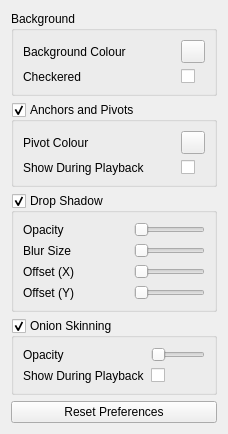
<?xml version="1.0" encoding="UTF-8"?>
<ui version="4.0">
 <class>OptionsWidget</class>
 <widget class="QWidget" name="OptionsWidget">
  <property name="geometry">
   <rect>
    <x>0</x>
    <y>0</y>
    <width>228</width>
    <height>426</height>
   </rect>
  </property>
  <property name="windowTitle">
   <string>Form</string>
  </property>
  <layout class="QVBoxLayout" name="verticalLayout_2">
   <item>
    <widget class="QGroupBox" name="groupBox_6">
     <property name="title">
      <string>Background</string>
     </property>
     <layout class="QGridLayout" name="gridLayout_4">
      <item row="0" column="0">
       <widget class="QLabel" name="label">
        <property name="text">
         <string>Background Colour</string>
        </property>
       </widget>
      </item>
      <item row="0" column="1">
       <widget class="QToolButton" name="toolButton">
        <property name="text">
         <string/>
        </property>
        <property name="icon">
         <iconset resource="../icons.qrc">
          <normaloff>:/icon/icons/gentleface/2x2_grid_icon&amp;16.png</normaloff>:/icon/icons/gentleface/2x2_grid_icon&amp;16.png</iconset>
        </property>
       </widget>
      </item>
      <item row="1" column="0">
       <widget class="QLabel" name="label_2">
        <property name="text">
         <string>Checkered</string>
        </property>
       </widget>
      </item>
      <item row="1" column="1">
       <widget class="QCheckBox" name="checkBox">
        <property name="text">
         <string/>
        </property>
       </widget>
      </item>
     </layout>
    </widget>
   </item>
   <item>
    <widget class="QGroupBox" name="groupBox_5">
     <property name="title">
      <string>Anchors and Pivots</string>
     </property>
     <property name="checkable">
      <bool>true</bool>
     </property>
     <layout class="QGridLayout" name="gridLayout_3">
      <item row="0" column="0">
       <widget class="QLabel" name="label_3">
        <property name="text">
         <string>Pivot Colour</string>
        </property>
       </widget>
      </item>
      <item row="0" column="1">
       <widget class="QToolButton" name="toolButton_2">
        <property name="text">
         <string/>
        </property>
        <property name="icon">
         <iconset resource="../icons.qrc">
          <normaloff>:/icon/icons/gentleface/2x2_grid_icon&amp;16.png</normaloff>:/icon/icons/gentleface/2x2_grid_icon&amp;16.png</iconset>
        </property>
       </widget>
      </item>
      <item row="1" column="0">
       <widget class="QLabel" name="label_10">
        <property name="text">
         <string>Show During Playback</string>
        </property>
       </widget>
      </item>
      <item row="1" column="1">
       <widget class="QCheckBox" name="checkBox_2">
        <property name="text">
         <string/>
        </property>
       </widget>
      </item>
     </layout>
    </widget>
   </item>
   <item>
    <widget class="QGroupBox" name="groupBox_3">
     <property name="title">
      <string>Drop Shadow</string>
     </property>
     <property name="checkable">
      <bool>true</bool>
     </property>
     <layout class="QGridLayout" name="gridLayout_2">
      <item row="0" column="0">
       <widget class="QLabel" name="label_4">
        <property name="minimumSize">
         <size>
          <width>105</width>
          <height>0</height>
         </size>
        </property>
        <property name="text">
         <string>Opacity</string>
        </property>
       </widget>
      </item>
      <item row="0" column="1">
       <widget class="QSlider" name="horizontalSlider">
        <property name="orientation">
         <enum>Qt::Horizontal</enum>
        </property>
       </widget>
      </item>
      <item row="1" column="0">
       <widget class="QLabel" name="label_5">
        <property name="text">
         <string>Blur Size</string>
        </property>
       </widget>
      </item>
      <item row="1" column="1">
       <widget class="QSlider" name="horizontalSlider_2">
        <property name="orientation">
         <enum>Qt::Horizontal</enum>
        </property>
       </widget>
      </item>
      <item row="2" column="0">
       <widget class="QLabel" name="label_6">
        <property name="text">
         <string>Offset (X)</string>
        </property>
       </widget>
      </item>
      <item row="2" column="1">
       <widget class="QSlider" name="horizontalSlider_3">
        <property name="orientation">
         <enum>Qt::Horizontal</enum>
        </property>
       </widget>
      </item>
      <item row="3" column="0">
       <widget class="QLabel" name="label_7">
        <property name="text">
         <string>Offset (Y)</string>
        </property>
       </widget>
      </item>
      <item row="3" column="1">
       <widget class="QSlider" name="horizontalSlider_4">
        <property name="orientation">
         <enum>Qt::Horizontal</enum>
        </property>
       </widget>
      </item>
     </layout>
    </widget>
   </item>
   <item>
    <widget class="QGroupBox" name="groupBox_4">
     <property name="title">
      <string>Onion Skinning</string>
     </property>
     <property name="checkable">
      <bool>true</bool>
     </property>
     <layout class="QGridLayout" name="gridLayout">
      <item row="0" column="0">
       <widget class="QLabel" name="label_8">
        <property name="text">
         <string>Opacity</string>
        </property>
       </widget>
      </item>
      <item row="0" column="1">
       <widget class="QSlider" name="horizontalSlider_5">
        <property name="orientation">
         <enum>Qt::Horizontal</enum>
        </property>
       </widget>
      </item>
      <item row="1" column="0">
       <widget class="QLabel" name="label_9">
        <property name="text">
         <string>Show During Playback</string>
        </property>
       </widget>
      </item>
      <item row="1" column="1">
       <widget class="QCheckBox" name="checkBox_3">
        <property name="text">
         <string/>
        </property>
       </widget>
      </item>
     </layout>
    </widget>
   </item>
   <item>
    <widget class="QPushButton" name="pushButton">
     <property name="text">
      <string>Reset Preferences</string>
     </property>
    </widget>
   </item>
  </layout>
 </widget>
 <resources>
  <include location="../icons.qrc"/>
 </resources>
 <connections/>
</ui>
